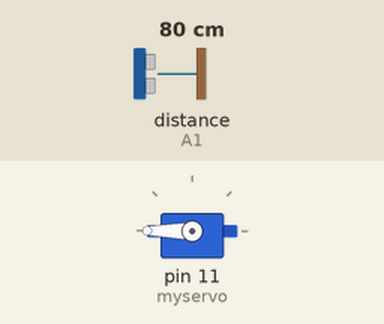
A sketch run on a simulated Arduino Uno, built with avr-gcc and run on an emulated ATmega328P. Shown: servo. Wiring (inferred from the names in the program): ultrasonic range finder: trigger A0; echo A1. The inputs (shaded band) are chosen by the test bench; at power-on: distance to the obstacle (sensor on A1) 80 cm. The echo pulse lasts 58.3 µs per cm.

Above: at 0.1 s.
At 0.6 s:
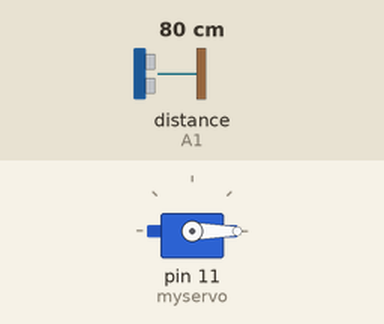
Timing chart, 0 to 2.1 s (numbered marks = the images above):
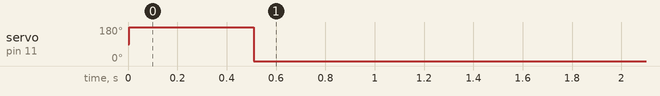

Measured:
- by itself, servo on pin 11 (myservo): 90° → 180° at 0.01 s, → 0° 0.51 s later

The sketch:

postGrimes.ino
```cpp
#include <Servo.h>
Servo myservo;

int triggerPin = A0;
int echoPin = A1;
int time;
int d1 = 0;
int d2 = 0;
int d3 = 0;
int d4 = 0;
int d5 = 0;
int avg = 0;
int distance = 0;
bool isTurned = false;

void setup() {
//  Serial.begMin(9600);
  myservo.attach(11);
  pinMode(triggerPin, OUTPUT);
  pinMode(echoPin, INPUT);
}

void loop() {

  //run the motor depending on the detected sensorValue.
  digitalWrite(triggerPin, HIGH);
  delayMicroseconds(10);
  digitalWrite(triggerPin, LOW);

  time = pulseIn(echoPin, HIGH);
  distance = (time*0.034)/2;

  if(distance > 0){
    d1 = d2;
    d2 = d3;
    d3 = d4;
    d4 = d5;
    d5 = distance;
    avg = (d1 + d2 + d3 + d4 + d5)/5;

//    Serial.println(avg);

    if ((avg > 0) && (avg <=30)) {

      if(!isTurned){
//        Serial.println("TRUE");
        myservo.write(180);
        delay(500);
        isTurned = true;
      }
      else{
        myservo.write(180);
        delay(100);
      }
    }
    else {
      if(isTurned){
//        Serial.println("FALSE");
        myservo.write(0);
        delay(500);
        isTurned = false;
      }
      else{
        delay(100);
      }
    }
  }
}
```
